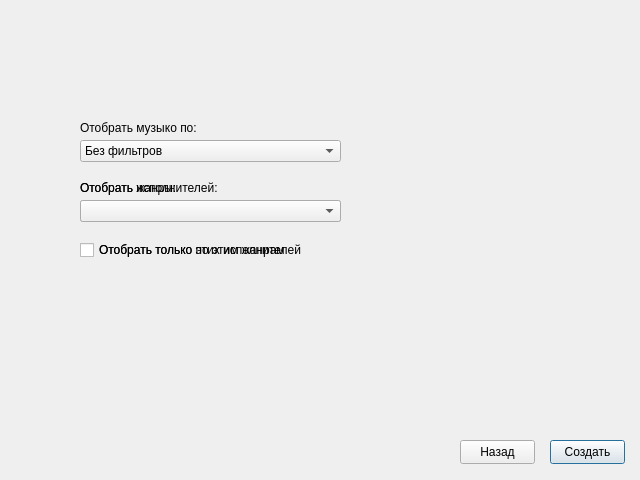
<?xml version="1.0" encoding="UTF-8"?>
<ui version="4.0">
 <class>Window2</class>
 <widget class="QDialog" name="Window2">
  <property name="enabled">
   <bool>true</bool>
  </property>
  <property name="geometry">
   <rect>
    <x>0</x>
    <y>0</y>
    <width>640</width>
    <height>480</height>
   </rect>
  </property>
  <property name="minimumSize">
   <size>
    <width>640</width>
    <height>480</height>
   </size>
  </property>
  <property name="maximumSize">
   <size>
    <width>640</width>
    <height>480</height>
   </size>
  </property>
  <property name="windowTitle">
   <string>Generator PlayList</string>
  </property>
  <widget class="QPushButton" name="pushButton">
   <property name="geometry">
    <rect>
     <x>550</x>
     <y>440</y>
     <width>75</width>
     <height>24</height>
    </rect>
   </property>
   <property name="text">
    <string>Создать</string>
   </property>
  </widget>
  <widget class="QPushButton" name="pushButton_2">
   <property name="geometry">
    <rect>
     <x>460</x>
     <y>440</y>
     <width>75</width>
     <height>24</height>
    </rect>
   </property>
   <property name="text">
    <string>Назад</string>
   </property>
  </widget>
  <widget class="QComboBox" name="comboBox">
   <property name="geometry">
    <rect>
     <x>80</x>
     <y>140</y>
     <width>261</width>
     <height>22</height>
    </rect>
   </property>
   <item>
    <property name="text">
     <string>Без фильтров</string>
    </property>
   </item>
   <item>
    <property name="text">
     <string>Жанр</string>
    </property>
   </item>
   <item>
    <property name="text">
     <string>Исполнитель</string>
    </property>
   </item>
  </widget>
  <widget class="QLabel" name="label">
   <property name="geometry">
    <rect>
     <x>80</x>
     <y>120</y>
     <width>211</width>
     <height>16</height>
    </rect>
   </property>
   <property name="text">
    <string>Отобрать музыко по:</string>
   </property>
  </widget>
  <widget class="QLabel" name="label_2">
   <property name="geometry">
    <rect>
     <x>80</x>
     <y>180</y>
     <width>221</width>
     <height>16</height>
    </rect>
   </property>
   <property name="text">
    <string>Отобрать исполнителей:</string>
   </property>
  </widget>
  <widget class="QComboBox" name="comboBox_2">
   <property name="geometry">
    <rect>
     <x>80</x>
     <y>200</y>
     <width>261</width>
     <height>22</height>
    </rect>
   </property>
  </widget>
  <widget class="QLabel" name="label_3">
   <property name="geometry">
    <rect>
     <x>80</x>
     <y>180</y>
     <width>201</width>
     <height>16</height>
    </rect>
   </property>
   <property name="text">
    <string>Отобрать жанры:</string>
   </property>
  </widget>
  <widget class="QComboBox" name="comboBox_3">
   <property name="geometry">
    <rect>
     <x>80</x>
     <y>200</y>
     <width>261</width>
     <height>22</height>
    </rect>
   </property>
  </widget>
  <widget class="QCheckBox" name="checkBox">
   <property name="geometry">
    <rect>
     <x>80</x>
     <y>240</y>
     <width>351</width>
     <height>20</height>
    </rect>
   </property>
   <property name="text">
    <string>Отобрать только этих исполнителей</string>
   </property>
  </widget>
  <widget class="QCheckBox" name="checkBox_2">
   <property name="geometry">
    <rect>
     <x>80</x>
     <y>240</y>
     <width>261</width>
     <height>20</height>
    </rect>
   </property>
   <property name="text">
    <string>Отобрать только по этим жанрам</string>
   </property>
  </widget>
  <zorder>pushButton_2</zorder>
  <zorder>pushButton</zorder>
  <zorder>comboBox</zorder>
  <zorder>label</zorder>
  <zorder>label_2</zorder>
  <zorder>comboBox_2</zorder>
  <zorder>label_3</zorder>
  <zorder>comboBox_3</zorder>
  <zorder>checkBox</zorder>
  <zorder>checkBox_2</zorder>
 </widget>
 <resources/>
 <connections>
  <connection>
   <sender>pushButton_2</sender>
   <signal>clicked()</signal>
   <receiver>pushButton_2</receiver>
   <slot>showMenu()</slot>
   <hints>
    <hint type="sourcelabel">
     <x>503</x>
     <y>449</y>
    </hint>
    <hint type="destinationlabel">
     <x>503</x>
     <y>449</y>
    </hint>
   </hints>
  </connection>
 </connections>
</ui>
